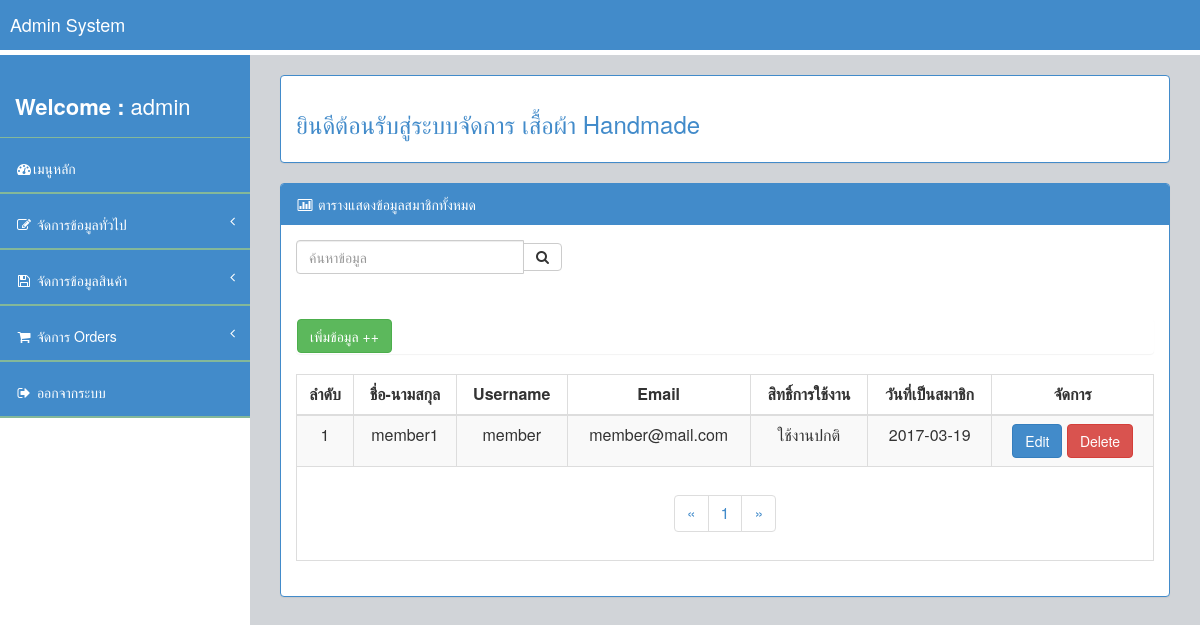
The app's page /admin/manage_member.php (signed in) with its own data.
### tables this page shows
CREATE TABLE `member` (
  `Mem_ID` int(11) NOT NULL,
  `Mem_User` varchar(30) NOT NULL,
  `Mem_Pass` varchar(30) NOT NULL,
  `Mem_Name` varchar(100) NOT NULL,
  `Mem_Email` varchar(50) NOT NULL,
  `Mem_Tel` varchar(15) NOT NULL,
  `Mem_Address` text NOT NULL,
  `Mem_Date` date NOT NULL,
  `Mem_Permission` int(11) NOT NULL COMMENT '1 = ใช้งาน 2 = ยกเลิก',
  `Mem_Status` int(11) NOT NULL COMMENT '1 = admin 2 = user'
);

### conn.php (called while the page is built, shortened)
<?php
$title_web = "เสื้อผ้า Handmade ";
?>

### admin/manage_member.php (the view, shortened to what this page needs)
<?php require_once "header.php";?>
    <div id="wrapper">
        <?php
			  require_once "menu_left.php";
		?>
        <div id="page-wrapper">
            <div class="row">
                <br/>
                <div class="col-lg-12">
                    <div class="panel panel-body panel-primary alert-danger"><h3><font color="#428bca">ยินดีต้อนรับสู่ระบบจัดการ <?php echo $title_web;?></font></h3></div>
                </div>
            </div>
                    <div class="panel panel-primary">
                        <div class="panel-heading">
                            <i class="fa fa-bar-chart-o fa-fw"></i> ตารางแสดงข้อมูลสมาชิกทั้งหมด
                        </div>
						<div class="col-lg-4 form-group panel-body panel-primary sidebar-search">
						<form autocomplete="off" class="input-group custom-search-form">
	<input name="txt_search" type="text" id="course" size="50" class="form-control" placeholder="ค้นหาข้อมูล" required /><span class="input-group-btn">
                                <button class="btn btn-default" type="submit">
                                    <i class="fa fa-search"></i>
                                </button>
                            </span>
</form>
</div>
                        <div class="panel-body">
                            <div class="row">
                                <div class="col-lg-12">
                                    <div class="table-responsive">
									<div class="panel"><a href="?admin=add"><input name="" type="button" class="btn btn-success" value="เพิ่มข้อมูล ++"></a></div>
                                        <table class="table table-striped table-bordered table-hover" id="table_example2">
                                            <thead>
                                                <tr>
                                                    <th width="auto"><div align="center">ลำดับ</div></th>
                                                    <th width="auto"><div align="center">ชื่อ-นามสกุล</div></th>
                                                    <th width="auto"><div align="center">Username</div></th>
                                                    <th width="auto"><div align="center">Email</div></th>
                                                    <th width="auto"><div align="center">สิทธิ์การใช้งาน</div></th>
                                                    <th width="auto"><div align="center">วันที่เป็นสมาชิก</div></th>
													<th width="auto"><div align="center">จัดการ</div></th>
                                                </tr>
                                            </thead>
                                            <tbody>
				<?php
				if(!$_REQUEST['txt_search']){
			$perpage = 10;
			if (isset($_GET['page'])) {
 $page = $_GET['page'];
 } else {
 $page = 1;
 }
			$start = ($page - 1) * $perpage;
$sql = $conn->query("select * from member where Mem_Status = 2  order by Mem_ID desc limit $start,$perpage")or die (mysqli_error());
$sql2 = $conn->query("select * from member where Mem_Status = 2 order by Mem_ID desc")or die (mysqli_error());
$total_record = $sql2->num_rows;
$total_page = ceil($total_record / $perpage);
		}
  $i = 1;
  while ($show= mysqli_fetch_assoc($sql)) {
?>
                  <tr>
                  <td><div align="center"><?php echo $i++;?></div></td>
                  <td><div align="center"><?php echo $show['Mem_Name'];?></div></td>
                  <td><div align="center"><?php echo $show['Mem_User'];?></div></td>
                  <td><div align="center"><?php echo $show['Mem_Email'];?></div></td>
                  <td><div align="center"><?php if($show['Mem_Permission']==1){echo 'ใช้งานปกติ';}else {echo 'ยกเลิก';}?></div></td>
                  <td><div align="center"><?php echo $show['Mem_Date'];?></div></td>
				  <td><div align="center"><a href="?admin=edit&id=<?php echo $show['Mem_ID'];?>"><input name="" type="button" class="btn btn-primary" value="Edit"></a>&nbsp;<a href="?admin=delete&id=<?php echo $show['Mem_ID'];?>"><input name="" type="button" class="btn btn-danger" value="Delete"></a></div></td>
                  </tr>
				  <?php }?>
                  <tr>
                    <td colspan="8"><div align="center"><?php if(mysqli_num_rows($sql)==0){Chk_Row($sql);}else {?><nav>
 <ul class="pagination">
 <li>
 <a href="?page=1" aria-label="Previous">
 <span aria-hidden="true">&laquo;</span> </a> </li>
 <?php for($i=1;$i<=$total_page;$i++){ ?>
 <li><a href="?page=<?php echo $i; ?>"><?php echo $i; ?></a></li>
 <?php } ?>
 <li>
 <a href="?page=<?php echo $total_page;?>" aria-label="Next">
 <span aria-hidden="true">&raquo;</span> </a> </li>
 </ul>
 </nav><?php } ?></div></td>
                    </tr>
                                            </tbody>
                                        </table>
                                    </div>
                                </div>
                            </div>
                        </div>
                    </div>
                        </div>
                    </div>
</body>
</html>

### css/BackEnd/assets/css/style.css (style rules this page uses)
body { background-color:#FFFFFF; }
#wrapper { width: 100%; margin-top: 55px!important; background-color:#FFFFFF; }
#page-wrapper { padding: 0 15px; min-height: 568px; background-color:rgb(209, 212, 216); }
.sidebar-search { padding: 15px; }

### css/BackEnd/assets/css/main-style.css (style rules this page uses)
@media (min-width:768px) { #page-wrapper { position: inherit; margin: 0 0 0 250px; padding: 0 30px; min-height: 1000px; } }

### records on screen
member: Mem_Name "member1", Mem_User "member", Mem_Email "member@mail.com", Mem_Permission "ใช้งานปกติ", Mem_Date "2017-03-19"

### other values on screen
$_SESSION['ses_admin_user'] "admin"
$title_web "เสื้อผ้า Handmade"
